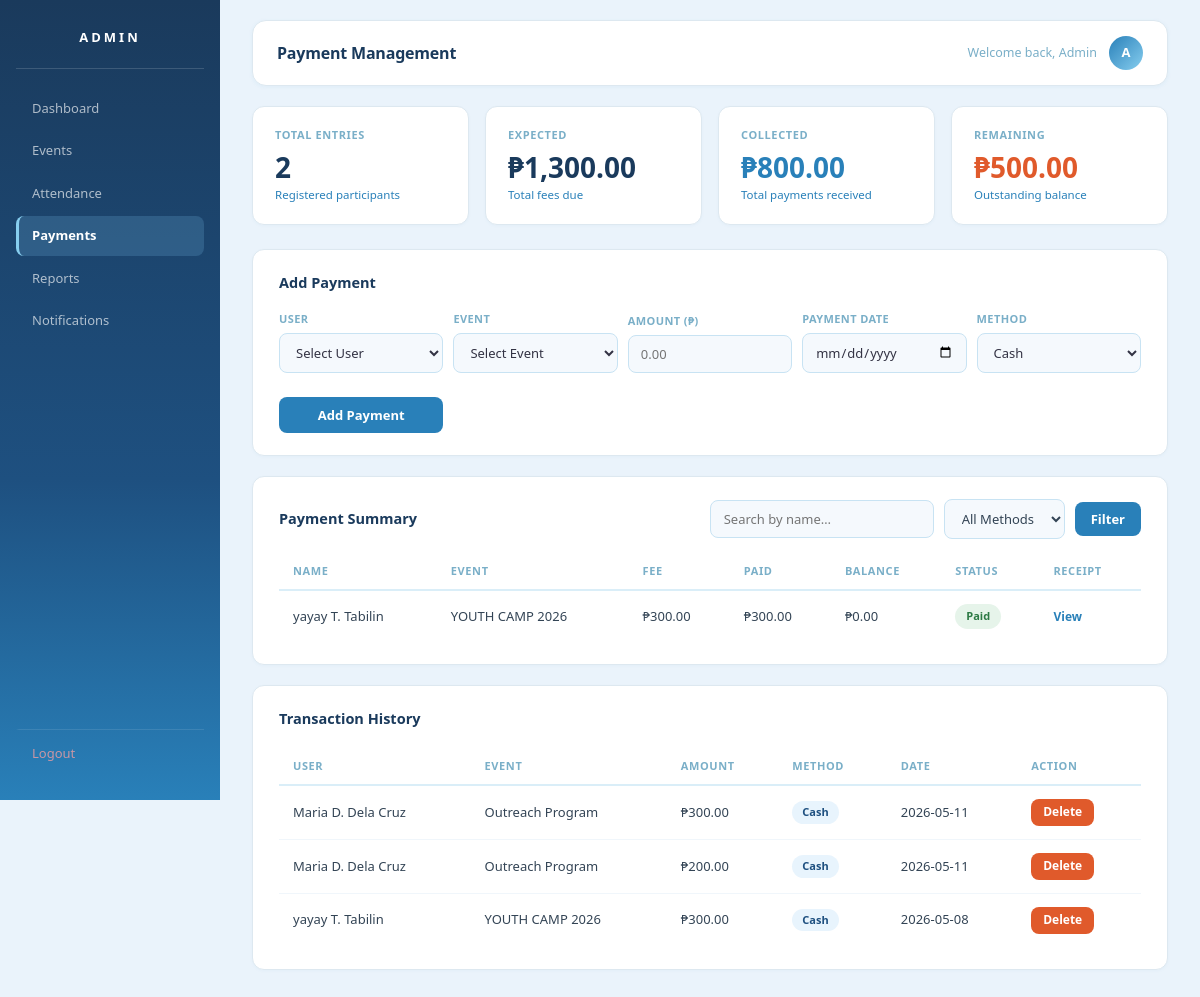
Page /payments.php?event_id=7 (signed in) on the committed database.
### tables this page shows
CREATE TABLE `users` (
  `id` int(11) NOT NULL,
  `name` varchar(100) NOT NULL,
  `email` varchar(100) NOT NULL,
  `password` varchar(255) NOT NULL,
  `role` enum('admin','member') DEFAULT 'member',
  `created_at` timestamp NOT NULL DEFAULT current_timestamp(),
  `email_verified` tinyint(1) DEFAULT 0,
  `first_name` varchar(50) NOT NULL,
  `middle_initial` char(1) DEFAULT NULL,
  `surname` varchar(50) NOT NULL
);

CREATE TABLE `events` (
  `id` int(11) NOT NULL,
  `event_name` varchar(150) NOT NULL,
  `description` text DEFAULT NULL,
  `event_date` datetime NOT NULL,
  `event_end_date` datetime DEFAULT NULL,
  `location` varchar(150) DEFAULT NULL,
  `fee` decimal(10,2) DEFAULT 0.00,
  `is_free` tinyint(1) NOT NULL DEFAULT 0,
  `created_at` timestamp NOT NULL DEFAULT current_timestamp()
);

CREATE TABLE `payments` (
  `id` int(11) NOT NULL,
  `user_id` int(11) DEFAULT NULL,
  `event_id` int(11) DEFAULT NULL,
  `amount_paid` decimal(10,2) NOT NULL,
  `payment_date` date DEFAULT NULL,
  `payment_method` enum('cash','gcash','bank') DEFAULT NULL
);

### payments.php (the view, shortened to what this page needs)
<?php
require_once 'database.php';
$filter_event  = isset($_GET['event_id']) ? (int)$_GET['event_id'] : 0;
$search        = trim($_GET['search'] ?? '');
$where_parts = ["1=1"];
if ($filter_event > 0)    $where_parts[] = "e.id = $filter_event";
$where_sql = implode(" AND ", $where_parts);
$summary_query = "
    WITH payment_totals AS (
        SELECT user_id, event_id,
               SUM(amount_paid) AS total_paid,
               COUNT(*) AS payment_count,
               MAX(payment_date) AS last_payment
        FROM payments
        GROUP BY user_id, event_id
    )
    SELECT
        u.id AS user_id, u.name, u.email,
        e.id AS event_id, e.event_name, e.fee, e.is_free,
        COALESCE(pt.total_paid, 0) AS total_paid,
        e.fee - COALESCE(pt.total_paid, 0) AS balance,
        COALESCE(pt.payment_count, 0) AS payment_count,
        pt.last_payment,
        CASE
            WHEN pt.total_paid IS NULL OR pt.total_paid = 0 THEN 'Unpaid'
            WHEN pt.total_paid < e.fee THEN 'Partial'
            ELSE 'Paid'
        END AS payment_status
    FROM registrations r
    JOIN users u ON u.id = r.user_id
    JOIN events e ON e.id = r.event_id
    LEFT JOIN payment_totals pt ON pt.user_id = r.user_id AND pt.event_id = r.event_id
    WHERE $where_sql AND e.is_free = 0
    ORDER BY u.name, e.event_name
";
$summary = $conn->query($summary_query);
$history = $conn->query("
    SELECT p.*, u.name AS user_name, e.event_name
    FROM payments p
    JOIN users u ON u.id = p.user_id
    JOIN events e ON e.id = p.event_id
    ORDER BY p.payment_date DESC
");
$totals = $conn->query("
    SELECT
        COUNT(DISTINCT CONCAT(r.user_id,'-',r.event_id)) AS total_entries,
        SUM(e.fee) AS total_expected,
        COALESCE(SUM(p.amount_paid), 0) AS total_collected,
        SUM(e.fee) - COALESCE(SUM(p.amount_paid), 0) AS total_balance
    FROM registrations r
    JOIN events e ON e.id = r.event_id AND e.is_free = 0
    LEFT JOIN payments p ON p.user_id = r.user_id AND p.event_id = r.event_id
")->fetch_assoc();
?>
<!DOCTYPE html>
<html lang="en">
<head>
<link rel="stylesheet" href="admin_dashboard.css">
</head>
<body>
<div class="sidebar">
    <h2>ADMIN</h2>
    <a href="admin_dashboard.php">Dashboard</a>
    <a href="events.php">Events</a>
    <a href="attendance.php">Attendance</a>
    <a href="payments.php" class="active">Payments</a>
    <a href="reports.php">Reports</a>
    <a href="notifications.php">Notifications</a>
    <a href="logout.php" class="logout">Logout</a>
</div>
<div class="main">
<div class="header">
    <h1>Payment Management</h1>
    <div class="header-right">
        <span>Welcome back, Admin</span>
        <div class="avatar">A</div>
    </div>
</div>
<div class="container">
<div class="cards">
    <div class="card">
        <h3>Total Entries</h3>
        <p><?= number_format(floatval($totals['total_entries'])) ?></p>
        <div class="card-sub">Registered participants</div>
    </div>
    <div class="card">
        <h3>Expected</h3>
        <p>₱<?= number_format(floatval($totals['total_expected']), 2) ?></p>
        <div class="card-sub">Total fees due</div>
    </div>
    <div class="card">
        <h3>Collected</h3>
        <p style="color:#2980b9;">₱<?= number_format(floatval($totals['total_collected']), 2) ?></p>
        <div class="card-sub">Total payments received</div>
    </div>
    <div class="card">
        <h3>Remaining</h3>
        <p style="color:#e05a2b;">₱<?= number_format(floatval($totals['total_balance']), 2) ?></p>
        <div class="card-sub">Outstanding balance</div>
    </div>
</div>
<div class="section">
    <h2>Add Payment</h2>
    <form method="POST">
        <div class="form-grid">
            <div class="form-group">
                <label>User</label>
                <select name="user_id" required>
                    <option value="">Select User</option>
                </select>
            </div>
            <div class="form-group">
                <label>Event</label>
                <select name="event_id" required>
                    <option value="">Select Event</option>
                </select>
            </div>
            <div class="form-group">
                <label>Amount (₱)</label>
                <input type="number" name="amount_paid" placeholder="0.00" step="0.01" min="0.01" required>
            </div>
            <div class="form-group">
                <label>Payment Date</label>
                <input type="date" name="payment_date" required>
            </div>
            <div class="form-group">
                <label>Method</label>
                <select name="payment_method" required>
                    <option value="cash">Cash</option>
                </select>
            </div>
            <div class="form-group" style="justify-content:flex-end;align-self:flex-end;">
                <button type="submit" name="add_payment" style="width:100%;padding:9px 16px;">Add Payment</button>
            </div>
        </div>
    </form>
</div>
<div class="section">
    <div class="flex">
        <h2>Payment Summary</h2>
        <form method="GET" style="display:flex;gap:10px;align-items:center;">
            <div class="search-bar" style="margin-bottom:0;">
                <input type="text" name="search" placeholder="Search by name…" value="<?= htmlspecialchars($search) ?>">
                <select name="filter_method">
                    <option value="">All Methods</option>
                </select>
                <button type="submit">Filter</button>
            </div>
        </form>
    </div>
    <table>
        <thead>
            <tr>
                <th>Name</th>
                <th>Event</th>
                <th>Fee</th>
                <th>Paid</th>
                <th>Balance</th>
                <th>Status</th>
                <th>Receipt</th>
            </tr>
        </thead>
        <tbody>
        <?php while($row = $summary->fetch_assoc()):
            $statusClass = match($row['payment_status']) {
                'Paid'    => 'status-paid',
                'Partial' => 'status-partial',
                default   => 'status-unpaid',
            };
        ?>
        <tr>
            <td><?= htmlspecialchars($row['name']) ?></td>
            <td><?= htmlspecialchars($row['event_name']) ?></td>
            <td>₱<?= number_format($row['fee'], 2) ?></td>
            <td>₱<?= number_format($row['total_paid'], 2) ?></td>
            <td>₱<?= number_format($row['balance'], 2) ?></td>
            <td>
                <span class="status-pill <?= $statusClass ?>">
                    <?= $row['payment_status'] ?>
                </span>
            </td>
            <td>
                <?php if ($row['payment_status'] === 'Paid'): ?>
                <a class="view-link" href="receipt.php?user_id=<?= $row['user_id'] ?>&event_id=<?= $row['event_id'] ?>" target="_blank">View</a>
                <?php else: ?>
                <span style="color:#bbb;">—</span>
                <?php endif; ?>
            </td>
        </tr>
        <?php endwhile; ?>
        </tbody>
    </table>
</div>
<div class="section">
    <h2>Transaction History</h2>
    <table>
        <thead>
            <tr>
                <th>User</th>
                <th>Event</th>
                <th>Amount</th>
                <th>Method</th>
                <th>Date</th>
                <th>Action</th>
            </tr>
        </thead>
        <tbody>
        <?php while($h = $history->fetch_assoc()): ?>
        <tr>
            <td><?= htmlspecialchars($h['user_name']) ?></td>
            <td><?= htmlspecialchars($h['event_name']) ?></td>
            <td>₱<?= number_format($h['amount_paid'], 2) ?></td>
            <td><span class="method-badge"><?= ucfirst($h['payment_method']) ?></span></td>
            <td><?= htmlspecialchars($h['payment_date']) ?></td>
            <td>
                <a href="payments.php?delete=<?= $h['id'] ?>"
                   class="btn btn-danger"
                   style="font-size:12px;padding:5px 12px;"
                   onclick="return confirm('Delete this payment record?')">
                   Delete
                </a>
            </td>
        </tr>
        <?php endwhile; ?>
        </tbody>
    </table>
</div>
</div>
</div>
</body>
</html>

### payments.php (style rules this page uses)
.form-grid { display: grid; grid-template-columns: repeat(auto-fit, minmax(160px, 1fr)) auto; gap: 10px; align-items: end; }
.form-group { display: flex; flex-direction: column; gap: 5px; }
.form-group label { font-size: 11px; font-weight: 600; color: #7aafc8; text-transform: uppercase; letter-spacing: 0.4px; }
.form-group select, .form-group input { padding: 9px 12px; border: 1px solid #c8e3f3; border-radius: 8px; font-size: 13px; color: #334; background: #f5f9fd; outline: none; transition: border-color 0.2s, background 0.2s; font-family: inherit; }
.status-paid { background: #e6f4ea; color: #2d7a45; }
.method-badge { padding: 3px 10px; border-radius: 20px; font-size: 11px; font-weight: 600; background: #e8f4fd; color: #1e5080; display: inline-block; }
a.view-link { color: #2980b9; font-size: 12px; font-weight: 600; text-decoration: none; }
.btn-danger { background: #e05a2b; }

### rows in the picture
users: name "yayay T. Tabilin", events.event_name "YOUTH CAMP 2026", events.fee "300.00", total_paid "300.00", balance "0.00", payment_status "Paid"
payments: user.name "Maria D. Dela Cruz", event.event_name "Outreach Program", amount_paid "300.00", payment_method "Cash", payment_date "2026-05-11"
payments: user.name "Maria D. Dela Cruz", event.event_name "Outreach Program", amount_paid "200.00", payment_method "Cash", payment_date "2026-05-11"
payments: user.name "yayay T. Tabilin", event.event_name "YOUTH CAMP 2026", amount_paid "300.00", payment_method "Cash", payment_date "2026-05-08"

### other values in the picture
$totals['total_entries'] "2"
$totals['total_expected'] "1,300.00"
$totals['total_collected'] "800.00"
$totals['total_balance'] "500.00"
